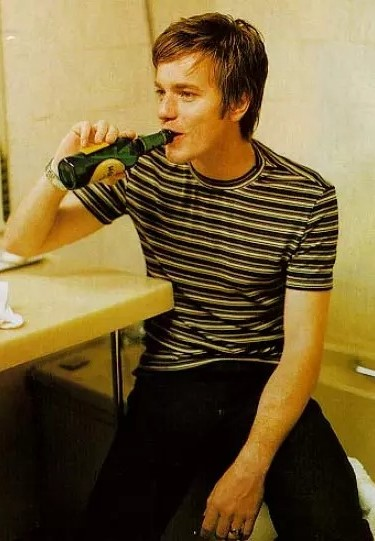
#> input picture figures/ewan.jpg, 375 x 541 px
$ python sift.py
#> lines starting #> are read from the running program, lines starting #| are printed output that depends on the picture
import cv2
import numpy as np
#import pdb
#pdb.set_trace()#turn on the pdb prompt

#read image
img = cv2.imread('ewan.jpg',cv2.IMREAD_COLOR)
#> img is the input picture: shape (541, 375, 3); mean B, G, R 58.3, 99.7, 119.9
gray = cv2.cvtColor(img,cv2.COLOR_BGR2GRAY)
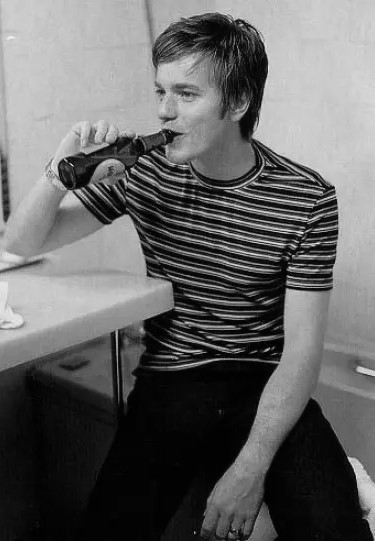
#> gray: shape (541, 375); min 0, max 246, mean 101
cv2.imshow('origin',img);

#SIFT
detector = cv2.xfeatures2d.SIFT_create()
keypoints = detector.detect(gray,None)
#> keypoints = 846 keypoints; strongest (x, y, size): (267, 350, 2.2), (313, 245, 2.7), (133, 170, 3), (239, 62, 47)
img = cv2.drawKeypoints(gray,keypoints)
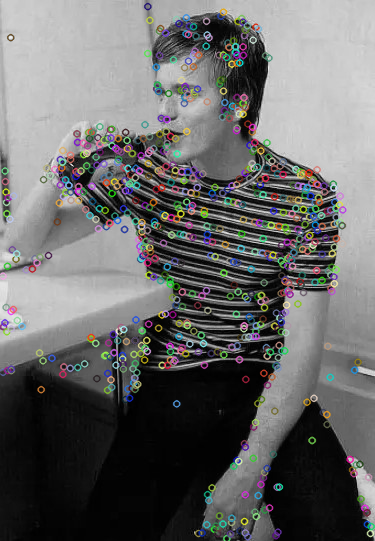
#> img: shape (541, 375, 3); mean of channels 0, 1, 2 104.2, 104.5, 104.5; drawn as B, G, R
#img = cv2.drawKeypoints(gray,keypoints,flags = cv2.DRAW_MATCHES_FLAGS_DRAW_RICH_KEYPOINTS)
cv2.imshow('test',img);
cv2.waitKey(0)
